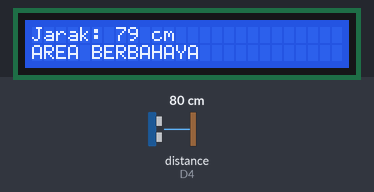
Bench run of a program on a simulated ESP8266 (NodeMCU). Shown: 26×2 character LCD. Wiring (inferred from the names in the program): ultrasonic range finder: trigger D3; echo D4. The inputs (shaded band) are chosen by the test bench; at power-on: distance to the obstacle (sensor on D4) 80 cm. The echo pulse lasts 58.3 µs per cm.

Above: at 2.7 s.
2.8 s: distance to the obstacle (sensor on D4) set to 97 cm
At 3.7 s:
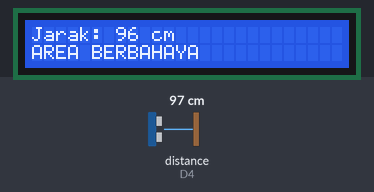
4.4 s: distance to the obstacle (sensor on D4) set to 103 cm
At 5.1 s:
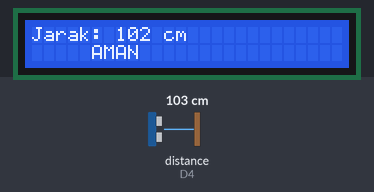
6.1 s: distance to the obstacle (sensor on D4) set to 2 cm
At 7.6 s:
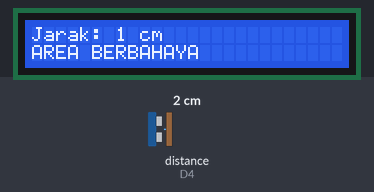
Timing chart, 0 to 9.1 s (numbered marks = the images above; inputs shaded):
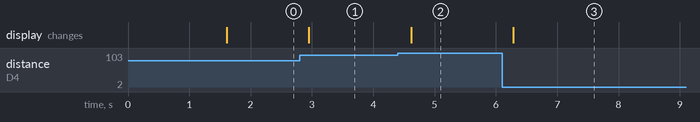

Measured:
- the behaviour switches between 100 and 101 cm on distance to the obstacle (sensor on D4) (found by bisection; images 1 and 2)
- after the input at 2.8 s, the display: changes after 0.14 s (image 1)
- after the input at 4.4 s, the display: changes after 0.22 s (image 2)
- after the input at 6.1 s, the display: changes after 0.18 s (image 3)

The program:

main.cpp
```cpp
#include <Arduino.h>
#include <Wire.h>
#include <LiquidCrystal_I2C.h>

// Inisialisasi LCD dengan alamat 0x27
LiquidCrystal_I2C lcd(0x27, 26, 2);

// Pin sensor ultrasonik
const int trigPin = D3;
const int echoPin = D4;

// Variabel untuk perhitungan jarak
long duration;
int distance;

void setup() {
  // Inisialisasi pin
  pinMode(trigPin, OUTPUT);
  pinMode(echoPin, INPUT);

  // Inisialisasi LCD
  lcd.begin();
  lcd.backlight();
  lcd.setCursor(0, 0);
  lcd.print("SISTEM AKTIF");
  delay(1500);
  lcd.clear();
}

void loop() {
  // Kirim sinyal ultrasonik
  digitalWrite(trigPin, LOW);
  delayMicroseconds(2);
  digitalWrite(trigPin, HIGH);
  delayMicroseconds(10);
  digitalWrite(trigPin, LOW);

  // Baca durasi pantulan
  duration = pulseIn(echoPin, HIGH);

  // Hitung jarak (dalam cm)
  distance = duration * 0.034 / 2;

  // Tampilkan di LCD
  lcd.setCursor(0, 0);
  lcd.print("Jarak: ");
  lcd.print(distance);
  lcd.print(" cm   ");

  lcd.setCursor(0, 1);
  if (distance < 100) {
    lcd.print("AREA BERBAHAYA");
  } else {
    lcd.print("     AMAN     ");
  }

  delay(300);
}
```
